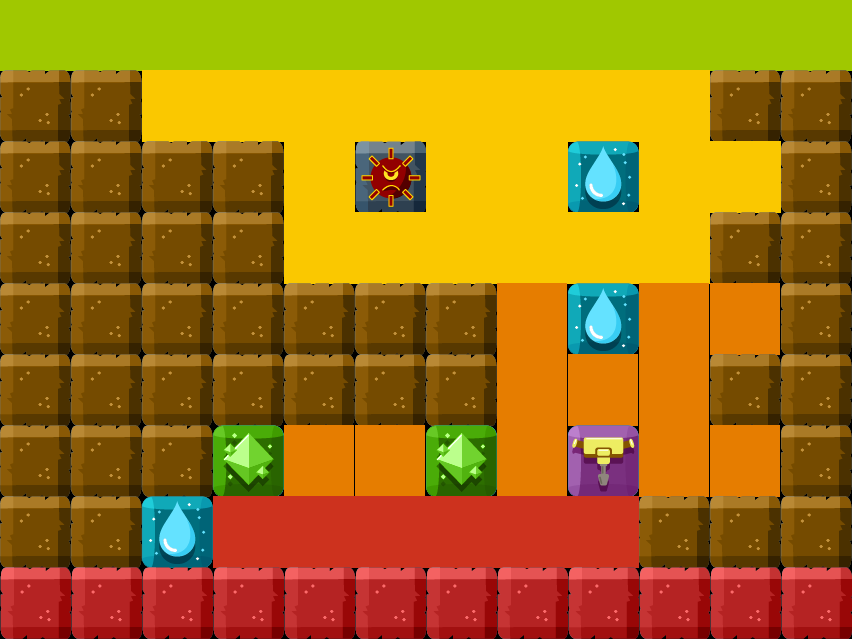

This is a level from a 2D game, rendered from its Tiled map with the project's own tilesets. A one-line summary and the map file follow, with tile-layer data summarised:
An orthogonal 12x9 tile map with 71x71 px tiles, 1 tile layer (Tile Layer 1).

<map version="1.0" orientation="orthogonal" renderorder="right-down" width="12" height="9" tilewidth="71" tileheight="71" nextobjectid="1">
 <tileset firstgid="1" name="New Tile Set" tilewidth="71" tileheight="72" tilecount="13">
  <tile id="0">
   <image width="71" height="72" source="../Textures/Tiles Minigame/9_6_TileBlock.png" />
  </tile>
  <tile id="1">
   <image width="71" height="72" source="../Textures/Tiles Minigame/9_6_TileDiamond.png" />
  </tile>
  <tile id="2">
   <image width="71" height="72" source="../Textures/Tiles Minigame/9_6_TileElectricity.png" />
  </tile>
  <tile id="3">
   <image width="71" height="72" source="../Textures/Tiles Minigame/9_6_TileGreen.png" />
  </tile>
  <tile id="4">
   <image width="71" height="72" source="../Textures/Tiles Minigame/9_6_TileLife.png" />
  </tile>
  <tile id="5">
   <image width="71" height="72" source="../Textures/Tiles Minigame/9_6_TileMine.png" />
  </tile>
  <tile id="6">
   <image width="71" height="72" source="../Textures/Tiles Minigame/9_6_TileMineArea.png" />
  </tile>
  <tile id="7">
   <image width="70" height="72" source="../Textures/Tiles Minigame/9_6_TileOrange.png" />
  </tile>
  <tile id="8">
   <image width="71" height="72" source="../Textures/Tiles Minigame/9_6_TileRed.png" />
  </tile>
  <tile id="9">
   <image width="71" height="72" source="../Textures/Tiles Minigame/9_6_TileWater.png" />
  </tile>
  <tile id="10">
   <image width="71" height="72" source="../Textures/Tiles Minigame/9_6_TileYellow.png" />
  </tile>
  <tile id="11">
   <image width="71" height="72" source="../Textures/Tiles Minigame/16_6_TileMineArea2.png" />
  </tile>
  <tile id="12">
   <image width="71" height="72" source="../Textures/Tiles Minigame/16_6_TileMineArea3.png" />
  </tile>
 </tileset>
 <layer name="Tile Layer 1" width="12" height="9">
  <data>[108 cells, 108 non-empty, 10 distinct tile ids]</data>
 </layer>
</map>
